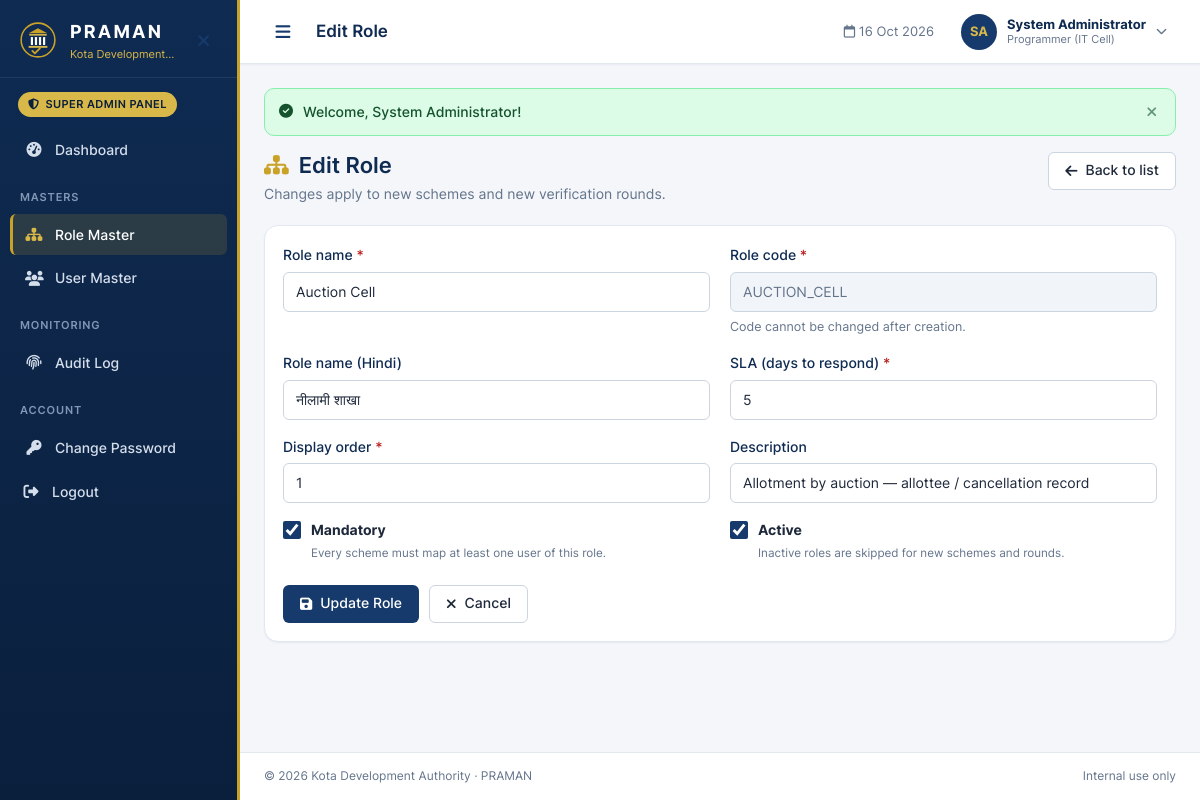
/admin/roles/1/edit (signed in), run on the app's committed database.
### tables this page shows
CREATE TABLE users (
  user_id              INT UNSIGNED NOT NULL AUTO_INCREMENT,
  username             VARCHAR(50)  NOT NULL,
  emp_code             VARCHAR(30)  NOT NULL,
  name                 VARCHAR(120) NOT NULL,
  designation          VARCHAR(100) NOT NULL,
  mobile               CHAR(10)     NOT NULL,
  email                VARCHAR(150) NOT NULL,
  password_hash        VARCHAR(255) NOT NULL,
  panel                ENUM('SUPER_ADMIN','DATA_ENTRY','OIC','ROLE_USER') NOT NULL,
  role_id              INT UNSIGNED NULL,
  must_change_password TINYINT(1)   NOT NULL DEFAULT 1,
  password_changed_at  DATETIME     NULL,
  failed_attempts      SMALLINT UNSIGNED NOT NULL DEFAULT 0,
  locked_until         DATETIME     NULL,
  last_login_at        DATETIME     NULL,
  last_login_ip        VARCHAR(45)  NULL,
  is_active            TINYINT(1)   NOT NULL DEFAULT 1,
  created_by           INT UNSIGNED NULL,
  created_at           DATETIME     NOT NULL DEFAULT CURRENT_TIMESTAMP,
  updated_by           INT UNSIGNED NULL,
  updated_at           DATETIME     NULL ON UPDATE CURRENT_TIMESTAMP,
  PRIMARY KEY (user_id),
  UNIQUE KEY uq_users_username (username),
  UNIQUE KEY uq_users_emp_code (emp_code),
  UNIQUE KEY uq_users_email (email),
  KEY idx_users_panel (panel, is_active),
  KEY idx_users_role (role_id, is_active),
  CONSTRAINT fk_users_role FOREIGN KEY (role_id) REFERENCES roles (role_id),
  CONSTRAINT chk_users_mobile CHECK (mobile REGEXP '^[6-9][0-9]{9}$'),
  CONSTRAINT chk_users_role_panel CHECK (
     (panel = 'ROLE_USER' AND role_id IS NOT NULL) OR (panel <> 'ROLE_USER' AND role_id IS NULL))
);

CREATE TABLE roles (
  role_id        INT UNSIGNED NOT NULL AUTO_INCREMENT,
  role_code      VARCHAR(40)  NOT NULL,
  role_name      VARCHAR(100) NOT NULL,
  role_name_hi   VARCHAR(100) NULL,
  description    VARCHAR(255) NULL,
  sla_days       SMALLINT UNSIGNED NOT NULL DEFAULT 5,
  is_mandatory   TINYINT(1)   NOT NULL DEFAULT 1,
  sort_order     SMALLINT UNSIGNED NOT NULL DEFAULT 0,
  is_active      TINYINT(1)   NOT NULL DEFAULT 1,
  created_by     INT UNSIGNED NULL,
  created_at     DATETIME     NOT NULL DEFAULT CURRENT_TIMESTAMP,
  updated_by     INT UNSIGNED NULL,
  updated_at     DATETIME     NULL ON UPDATE CURRENT_TIMESTAMP,
  PRIMARY KEY (role_id),
  UNIQUE KEY uq_roles_code (role_code),
  UNIQUE KEY uq_roles_name (role_name),
  KEY idx_roles_active (is_active, sort_order),
  CONSTRAINT chk_roles_sla CHECK (sla_days BETWEEN 1 AND 365),
  CONSTRAINT chk_roles_code CHECK (role_code REGEXP '^[A-Z][A-Z0-9_]{1,39}$')
);

### app/Views/admin/roles/form.php (the view, shortened to what the rows shown need)
<?php
$isEdit = $role !== null;
$action = $isEdit ? '/admin/roles/' . $role['role_id'] : '/admin/roles';
$val = static fn (string $k, mixed $default = '') => old($k, $role[$k] ?? $default);
$mandatory = (string) old('is_mandatory', $isEdit ? (string) $role['is_mandatory'] : '1');
$active = (string) old('is_active', $isEdit ? (string) $role['is_active'] : '1');
?>
<div class="page-header">
    <div>
        <h2 class="page-title"><i class="fa-solid fa-sitemap" aria-hidden="true"></i> <?= $isEdit ? 'Edit Role' : 'Add Role' ?></h2>
        <p class="page-subtitle"><?= $isEdit ? 'Changes apply to new schemes and new verification rounds.' : 'Create a verification section. Map users to it from the User Master.' ?></p>
    </div>
    <div class="page-actions">
        <a href="<?= e(url('/admin/roles')) ?>" class="btn btn-light"><i class="fa-solid fa-arrow-left" aria-hidden="true"></i> <span>Back to list</span></a>
    </div>
</div>
<div class="card">
    <div class="card-body">
        <form method="post" action="<?= e(url($action)) ?>" novalidate data-validate>
            <div class="form-grid">
                <div class="form-group">
                    <label class="form-label" for="role_name">Role name <span class="required">*</span></label>
                    <input type="text" id="role_name" name="role_name" class="form-control<?= invalid('role_name') ?>" maxlength="100"
                           value="<?= e($val('role_name')) ?>" placeholder="e.g. Engineering Cell" data-rules="required|min:3|max:100|name" data-label="Role name">
                </div>
                <div class="form-group">
                    <label class="form-label" for="role_code">Role code <span class="required">*</span></label>
                    <input type="text" id="role_code" name="role_code" class="form-control mono<?= invalid('role_code') ?>" maxlength="40"
                           value="<?= e($val('role_code')) ?>" placeholder="e.g. ENGINEERING_CELL" data-uppercase
                           <?= $isEdit ? 'readonly' : 'data-rules="required|code" data-label="Role code"' ?>>
                    <div class="form-hint"><?= $isEdit ? 'Code cannot be changed after creation.' : 'CAPITAL letters, digits and underscore. Cannot be changed later.' ?></div>
                </div>
                <div class="form-group">
                    <label class="form-label" for="role_name_hi">Role name (Hindi)</label>
                    <input type="text" id="role_name_hi" name="role_name_hi" class="form-control<?= invalid('role_name_hi') ?>" maxlength="100"
                           value="<?= e($val('role_name_hi')) ?>" placeholder="e.g. अभियांत्रिकी शाखा" data-rules="max:100|text" data-label="Role name (Hindi)">
                </div>
                <div class="form-group">
                    <label class="form-label" for="sla_days">SLA (days to respond) <span class="required">*</span></label>
                    <input type="number" id="sla_days" name="sla_days" class="form-control<?= invalid('sla_days') ?>" min="1" max="365"
                           value="<?= e($val('sla_days', '5')) ?>" data-rules="required|integer|between:1,365" data-label="SLA days">
                </div>
                <div class="form-group">
                    <label class="form-label" for="sort_order">Display order <span class="required">*</span></label>
                    <input type="number" id="sort_order" name="sort_order" class="form-control<?= invalid('sort_order') ?>" min="0" max="999"
                           value="<?= e($val('sort_order', '0')) ?>" data-rules="required|integer|between:0,999" data-label="Display order">
                </div>
                <div class="form-group">
                    <label class="form-label" for="description">Description</label>
                    <input type="text" id="description" name="description" class="form-control<?= invalid('description') ?>" maxlength="255"
                           value="<?= e($val('description')) ?>" placeholder="What does this section verify?" data-rules="max:255|text" data-label="Description">
                </div>
                <div class="form-group">
                    <label class="check">
                        <input type="checkbox" name="is_mandatory" value="1"<?= $mandatory === '1' ? ' checked' : '' ?>>
                        <span><strong>Mandatory</strong><br><small class="text-muted">Every scheme must map at least one user of this role.</small></span>
                    </label>
                </div>
                <div class="form-group">
                    <label class="check">
                        <input type="checkbox" name="is_active" value="1"<?= $active === '1' ? ' checked' : '' ?>>
                        <span><strong>Active</strong><br><small class="text-muted">Inactive roles are skipped for new schemes and rounds.</small></span>
                    </label>
                </div>
            </div>
            <div class="form-actions">
                <button type="submit" class="btn btn-primary" data-loading-text="Saving…"><i class="fa-solid fa-floppy-disk" aria-hidden="true"></i> <span><?= $isEdit ? 'Update Role' : 'Create Role' ?></span></button>
                <a href="<?= e(url('/admin/roles')) ?>" class="btn btn-light"><i class="fa-solid fa-xmark" aria-hidden="true"></i> <span>Cancel</span></a>
            </div>
        </form>
    </div>
</div>

### app/Core/Router.php (shortened to what the rows shown need)
<?php
final class Router
{
    private array $routes = [];
    private array $groupMiddleware = [];
    private string $groupPrefix = '';
    public function group(string $prefix, array $middleware, callable $routes): void
    {
        $prevPrefix = $this->groupPrefix;
        $prevMw = $this->groupMiddleware;
        $this->groupPrefix = $prevPrefix . $prefix;
        $this->groupMiddleware = array_merge($prevMw, $middleware);
        $this->groupPrefix = $prevPrefix;
        $this->groupMiddleware = $prevMw;
    }
    private function add(string $method, string $path, array $handler, array $middleware): void
    {
        $full = '/' . trim($this->groupPrefix . $path, '/');
        $regex = '#^' . preg_replace('#\{([a-z_]+)\}#', '(?P<$1>[^/]+)', $full) . '$#';
        $this->routes[] = [
            'method'     => $method,
            'pattern'    => $full,
            'regex'      => $regex,
            'handler'    => $handler,
            'middleware' => array_merge($this->groupMiddleware, $middleware),
        ];
    }
    public function dispatch(Request $request): void
    {
        $path = $request->path();
        foreach ($this->routes as $route) {
            if (preg_match($route['regex'], $path, $m) !== 1) {
                continue;
            }
            $request->setRouteParams(array_filter($m, 'is_string', ARRAY_FILTER_USE_KEY));
            $middleware = $route['middleware'];
            foreach ($middleware as $alias) {
                $this->resolveMiddleware($alias)->handle($request);
            }
            [$class, $method] = $route['handler'];
            $controller = new $class();
            $controller->$method();
            return;
        }
        throw new HttpException(404, 'The page you are looking for does not exist.');
    }
    private function resolveMiddleware(string $alias): MiddlewareInterface
    {
        [$name, $arg] = array_pad(explode(':', $alias, 2), 2, '');
        return match ($name) {
            'guest' => new GuestMiddleware(),
            'auth'  => new AuthMiddleware(),
            'pwd'   => new PasswordChangeMiddleware(),
            'panel' => new PanelMiddleware(array_filter(explode(',', $arg))),
            'csrf'  => new CsrfMiddleware(),
            default => throw new \LogicException("Unknown middleware: {$alias}"),
        };
    }
}

### app/Views/partials/sidebar.php (shortened to what the rows shown need)
<?php
$menus = [
    'SUPER_ADMIN' => [
        ['Dashboard', 'fa-gauge-high', '/admin/dashboard'],
        ['section' => 'Masters'],
        ['Role Master', 'fa-sitemap', '/admin/roles'],
        ['User Master', 'fa-users', '/admin/users'],
        ['section' => 'Monitoring'],
        ['Audit Log', 'fa-fingerprint', '/admin/audit-logs'],
    ],
    'DATA_ENTRY' => [
        ['Dashboard', 'fa-gauge-high', '/data-entry/dashboard'],
        ['section' => 'Masters'],
        ['Scheme Master', 'fa-map', '/data-entry/schemes'],
        ['section' => 'Property'],
        ['Property Register', 'fa-building', '/data-entry/properties'],
        ['Add Property', 'fa-circle-plus', '/data-entry/properties/create'],
    ],
    'OIC' => [
        ['Dashboard', 'fa-gauge-high', '/oic/dashboard'],
        ['section' => 'Verification'],
        ['Properties', 'fa-list-check', '/oic/properties'],
    ],
    'ROLE_USER' => [
        ['Dashboard', 'fa-gauge-high', '/role/dashboard'],
        ['section' => 'Verification'],
        ['My Tasks', 'fa-clipboard-list', '/role/tasks'],
    ],
];
$panel = (string) ($user['panel'] ?? '');
$items = $menus[$panel] ?? [];
$current = \App\Core\Request::current()->path();
$activePath = '';
foreach ($items as $item) {
    if (isset($item[2]) && ($current === $item[2] || str_starts_with($current, $item[2] . '/')) && strlen($item[2]) > strlen($activePath)) {
        $activePath = $item[2];
    }
}
?>
<aside class="sidebar" id="sidebar" aria-label="Main navigation">
    <div class="sidebar-brand">
        <img src="<?= e(asset('img/kda-logo.svg')) ?>" alt="" class="brand-logo" width="40" height="40">
        <div class="brand-text">
            <strong><?= e(Config::get('app.name')) ?></strong>
            <small><?= e(Config::get('app.org')) ?></small>
        </div>
        <button type="button" class="sidebar-close btn-icon" data-sidebar-close aria-label="Close menu">
            <i class="fa-solid fa-xmark" aria-hidden="true"></i>
        </button>
    </div>
    <div class="sidebar-panel">
        <span class="panel-chip"><i class="fa-solid fa-shield-halved" aria-hidden="true"></i> <?= e(Auth::PANELS[$panel] ?? '') ?> Panel</span>
    </div>
    <nav class="sidebar-nav">
        <?php foreach ($items as $item): ?>
            <?php if (isset($item['section'])): ?>
                <div class="nav-section"><?= e($item['section']) ?></div>
            <?php else: [$label, $icon, $path] = $item; ?>
                <a class="nav-link<?= $path === $activePath ? ' active' : '' ?>" href="<?= e(url($path)) ?>"<?= $path === $activePath ? ' aria-current="page"' : '' ?>>
                    <i class="fa-solid <?= e($icon) ?> nav-icon" aria-hidden="true"></i>
                    <span><?= e($label) ?></span>
                </a>
            <?php endif; ?>
        <?php endforeach; ?>
        <div class="nav-section">Account</div>
        <a class="nav-link<?= nav_active('/change-password') ?>" href="<?= e(url('/change-password')) ?>">
            <i class="fa-solid fa-key nav-icon" aria-hidden="true"></i>
            <span>Change Password</span>
        </a>
        <form method="post" action="<?= e(url('/logout')) ?>" class="nav-form">
            <button type="submit" class="nav-link nav-button">
                <i class="fa-solid fa-right-from-bracket nav-icon" aria-hidden="true"></i>
                <span>Logout</span>
            </button>
        </form>
    </nav>
</aside>

### app/Views/partials/topbar.php (shortened to what the rows shown need)
<?php
$initials = '';
foreach (array_slice(preg_split('/\s+/', trim((string) ($user['name'] ?? ''))) ?: [], 0, 2) as $part) {
    $initials .= mb_strtoupper(mb_substr($part, 0, 1));
}
?>
<header class="topbar">
    <button type="button" class="btn-icon sidebar-toggle" data-sidebar-toggle aria-label="Open menu" aria-controls="sidebar" aria-expanded="false">
        <i class="fa-solid fa-bars" aria-hidden="true"></i>
    </button>
    <h1 class="topbar-title"><?= e($pageTitle) ?></h1>
    <div class="topbar-right">
        <span class="topbar-date"><i class="fa-regular fa-calendar" aria-hidden="true"></i> <?= e(date('d M Y')) ?></span>
        <div class="user-menu" data-dropdown>
            <button type="button" class="user-trigger" data-dropdown-toggle aria-haspopup="true" aria-expanded="false">
                <span class="avatar" aria-hidden="true"><?= e($initials) ?></span>
                <span class="user-meta">
                    <strong><?= e($user['name'] ?? '') ?></strong>
                    <small><?= e($user['designation'] ?? '') ?></small>
                </span>
                <i class="fa-solid fa-chevron-down user-caret" aria-hidden="true"></i>
            </button>
        </div>
    </div>
</header>

### data on the page
users: panel "SUPER ADMIN", name "System Administrator", designation "Programmer (IT Cell)"
roles: role_name "Auction Cell", role_code "AUCTION_CELL", role_name_hi "नीलामी शाखा", sla_days "5", sort_order "1", description "Allotment by auction — allottee / cancellation record", is_mandatory "☑", is_active "☑"

### other printed values
$label "Dashboard"
$item['section'] "MASTERS"
$label "Role Master"
$label "User Master"
$item['section'] "MONITORING"
$label "Audit Log"
$initials "SA"
$msg "Welcome, System Administrator!"
